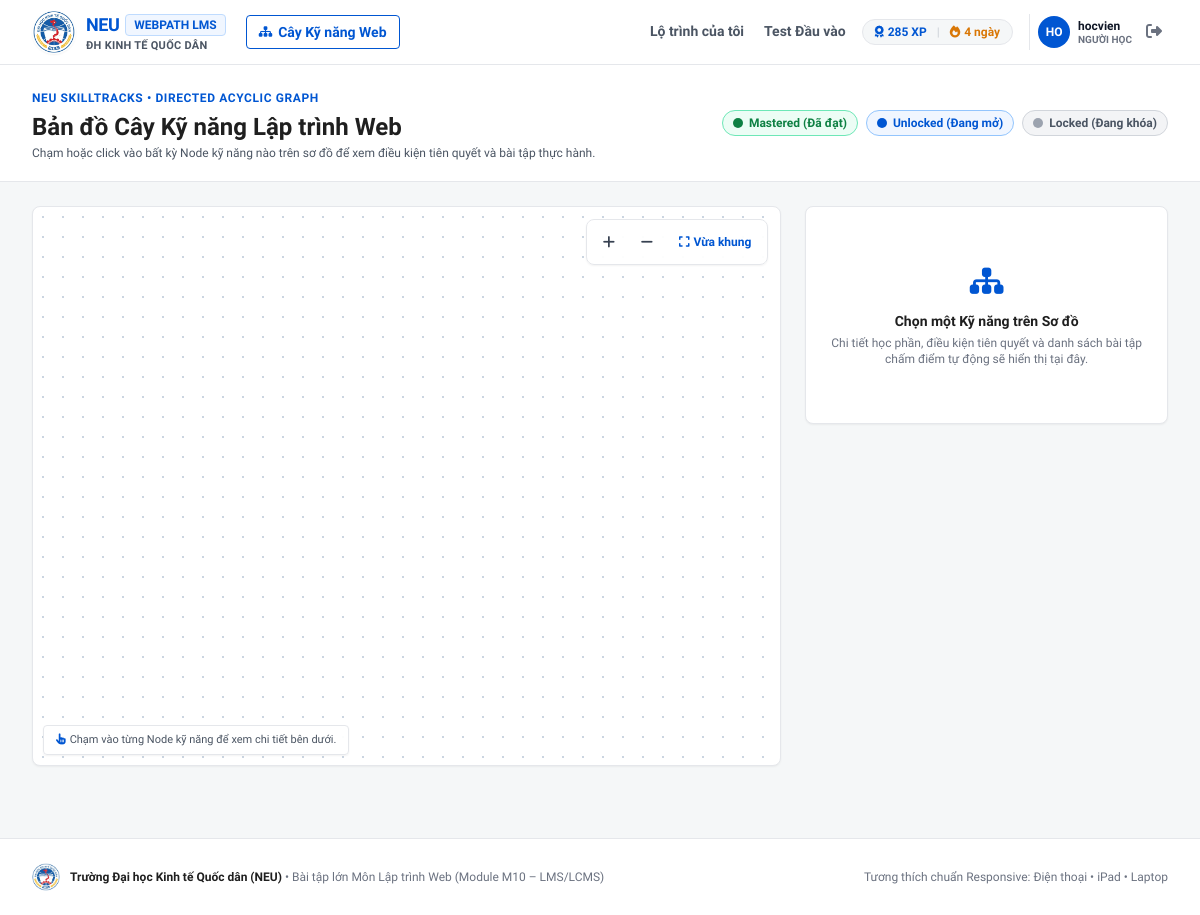
/skills/ (signed in), run on the app's committed database.
### app/models/schema.py (models this page shows, shortened)
class User(UserMixin, db.Model):
    __tablename__ = "users"
    id = db.Column(db.Integer, primary_key=True)
    username = db.Column(db.String(64), unique=True, nullable=False, index=True)
    email = db.Column(db.String(191), unique=True, nullable=False, index=True)
    password_hash = db.Column(db.String(255), nullable=False)
    role = db.Column(
        db.Enum("learner", "instructor", "admin", name="user_roles", native_enum=False),
        default="learner",
        nullable=False,
    )
    total_xp = db.Column(db.Integer, default=0, nullable=False)
    current_streak = db.Column(db.Integer, default=1, nullable=False)
    placement_done = db.Column(db.Boolean, default=False, nullable=False)
    placement_level = db.Column(db.String(100), default="Người mới bắt đầu (Tier 1)")
    current_focus_skill_id = db.Column(db.Integer, db.ForeignKey("skills.id", ondelete="SET NULL"))
    created_at = db.Column(db.DateTime, default=lambda: datetime.now(timezone.utc))
    focus_skill = db.relationship("Skill", foreign_keys=[current_focus_skill_id])
    badges = db.relationship("UserBadge", backref="user", cascade="all, delete-orphan")
    @property
    def is_admin_or_instructor(self) -> bool:
        return self.role in ("admin", "instructor")

### app/blueprints/skills.py (the view)
@skills_bp.route("/")
def tree_view():
    if current_user.is_authenticated:
        sync_user_skill_tree(current_user.id)
    all_skills = Skill.query.order_by(Skill.tier.asc(), Skill.id.asc()).all()
    return render_template("skills/tree.html", all_skills=all_skills)

### app/models/schema.py (called while the page is built)
@login_manager.user_loader
def load_user(user_id: str):
    return db.session.get(User, int(user_id))

### app/templates/skills/tree.html (shortened to what this page needs)
{% extends "base.html" %}
{% block content %}
<div class="bg-white border-b border-gray-200">
    <div class="max-w-7xl mx-auto px-4 sm:px-6 lg:px-8 py-4 sm:py-5 flex flex-col md:flex-row md:items-center justify-between gap-3 sm:gap-4">
        <div>
            <span class="text-xs font-bold uppercase tracking-wider text-[#0056D2]">NEU SkillTracks • Directed Acyclic Graph</span>
            <h1 class="text-xl sm:text-2xl font-extrabold text-[#1F1F1F] mt-0.5">Bản đồ Cây Kỹ năng Lập trình Web</h1>
            <p class="text-xs text-gray-600 mt-0.5">Chạm hoặc click vào bất kỳ Node kỹ năng nào trên sơ đồ để xem điều kiện tiên quyết và bài tập thực hành.</p>
        </div>
        <div class="flex flex-wrap items-center gap-2 text-[11px] sm:text-xs">
            <span class="flex items-center gap-1.5 px-2.5 py-1 rounded-full bg-emerald-50 border border-emerald-300 text-[#0E8043] font-bold">
                <span class="w-2.5 h-2.5 rounded-full bg-[#0E8043]"></span>Mastered (Đã đạt)
            </span>
            <span class="flex items-center gap-1.5 px-2.5 py-1 rounded-full bg-[#F0F6FF] border border-blue-300 text-[#0056D2] font-bold">
                <span class="w-2.5 h-2.5 rounded-full bg-[#0056D2]"></span>Unlocked (Đang mở)
            </span>
            <span class="flex items-center gap-1.5 px-2.5 py-1 rounded-full bg-gray-100 border border-gray-300 text-gray-600 font-semibold">
                <span class="w-2.5 h-2.5 rounded-full bg-gray-400"></span>Locked (Đang khóa)
            </span>
        </div>
    </div>
</div>
<div class="max-w-7xl mx-auto px-3 sm:px-6 lg:px-8 py-5 sm:py-6">
    <div class="grid grid-cols-1 lg:grid-cols-12 gap-6">
        <div id="cy-dag-wrapper" class="lg:col-span-8 bg-white border border-gray-200 rounded-lg relative overflow-hidden h-[390px] md:h-[470px] lg:h-[560px] shadow-sm"
             style="background-image: radial-gradient(#CBD5E1 1px, transparent 1px); background-size: 20px 20px;">
            <div id="cy-dag-canvas" class="w-full h-full"></div>
            <div class="absolute top-3 right-3 flex items-center gap-1.5 bg-white/95 p-1.5 rounded-lg border border-gray-200 shadow-sm z-10">
                <button type="button" onclick="zoomDag(1.2)" title="Phóng to" class="w-8 h-8 rounded hover:bg-gray-100 text-gray-700 font-bold text-sm flex items-center justify-center">
                    <i class="fa-solid fa-plus"></i>
                </button>
                <button type="button" onclick="zoomDag(0.8)" title="Thu nhỏ" class="w-8 h-8 rounded hover:bg-gray-100 text-gray-700 font-bold text-sm flex items-center justify-center">
                    <i class="fa-solid fa-minus"></i>
                </button>
                <button type="button" onclick="fitDag()" title="Căn giữa vừa màn hình" class="px-2.5 h-8 rounded hover:bg-[#F0F6FF] text-[#0056D2] font-bold text-xs flex items-center justify-center">
                    <i class="fa-solid fa-expand mr-1"></i>Vừa khung
                </button>
            </div>
            <div class="absolute bottom-2.5 left-2.5 right-2.5 sm:right-auto text-[11px] text-gray-600 bg-white/95 px-3 py-1.5 rounded border border-gray-200 shadow-sm">
                <i class="fa-solid fa-hand-pointer mr-1 text-[#0056D2]"></i>Chạm vào từng Node kỹ năng để xem chi tiết bên dưới.
            </div>
        </div>
        <div class="lg:col-span-4 space-y-6">
            <div id="skill-detail-card" class="bg-white border border-gray-200 rounded-lg p-5 sm:p-6 shadow-sm">
                <div class="text-center py-8 text-gray-500">
                    <i class="fa-solid fa-sitemap text-3xl text-[#0056D2] mb-3"></i>
                    <p class="text-sm font-bold text-[#1F1F1F]">Chọn một Kỹ năng trên Sơ đồ</p>
                    <p class="text-xs mt-1">Chi tiết học phần, điều kiện tiên quyết và danh sách bài tập chấm điểm tự động sẽ hiển thị tại đây.</p>
                </div>
            </div>
        </div>
    </div>
</div>
{% endblock %}

### app/templates/base.html (shortened to what this page needs)
<!DOCTYPE html>
<html lang="vi">
<head>
    <script src="https://cdn.tailwindcss.com"></script>
    <link rel="stylesheet" href="https://cdnjs.cloudflare.com/ajax/libs/font-awesome/6.5.1/css/all.min.css">
    <link rel="stylesheet" href="{{ url_for('static', filename='css/responsive.css') }}">
</head>
<body class="min-h-screen flex flex-col bg-[#F5F7F8] text-[#1F1F1F]">
    <header class="bg-white border-b border-gray-200 sticky top-0 z-50">
        <div class="max-w-7xl mx-auto px-3 sm:px-6 lg:px-8 h-16 flex items-center justify-between gap-2 sm:gap-4">
            <div class="flex items-center space-x-3 sm:space-x-5 min-w-0">
                <a href="{{ url_for('main.index') }}" class="flex items-center space-x-2.5 group shrink-0">
                    <img src="{{ url_for('static', filename='images/neu_logo.jpg') }}" alt="Logo Đại học Kinh tế Quốc dân NEU" class="w-10 h-10 sm:w-11 sm:h-11 rounded-full object-contain bg-white shadow-sm group-hover:scale-105 transition">
                    <div class="leading-tight">
                        <div class="flex items-center space-x-1.5">
                            <span class="text-base sm:text-lg font-extrabold tracking-tight text-[#0056D2]">NEU</span>
                            <span class="text-[10px] sm:text-xs font-bold uppercase px-1.5 sm:px-2 py-0.5 rounded bg-[#F0F6FF] text-[#0056D2] border border-blue-200">WebPath LMS</span>
                        </div>
                        <span class="block text-[10px] sm:text-[11px] font-bold text-gray-600 uppercase tracking-wide truncate">ĐH Kinh tế Quốc dân</span>
                    </div>
                </a>
                <a href="{{ url_for('skills.tree_view') }}" class="hidden md:inline-flex items-center px-3 py-1.5 rounded border border-[#0056D2] text-[#0056D2] hover:bg-[#F0F6FF] font-semibold text-xs lg:text-sm transition shrink-0">
                    <i class="fa-solid fa-sitemap mr-1.5 text-xs"></i>
                    <span>Cây Kỹ năng Web</span>
                </a>
            </div>
            <div class="flex items-center space-x-2 sm:space-x-4 shrink-0">
                {% if current_user.is_authenticated %}
                    <nav class="hidden lg:flex items-center space-x-5 text-sm font-semibold">
                        <a href="{{ url_for('main.dashboard') }}" class="py-5 border-b-2 transition {% if request.endpoint == 'main.dashboard' %}border-[#0056D2] text-[#0056D2]{% else %}border-transparent text-gray-600 hover:text-[#0056D2]{% endif %}">
                            Lộ trình của tôi
                        </a>
                        <a href="{{ url_for('main.placement_test') }}" class="py-5 border-b-2 transition {% if request.endpoint == 'main.placement_test' %}border-[#0056D2] text-[#0056D2]{% else %}border-transparent text-gray-600 hover:text-[#0056D2]{% endif %}">
                            Test Đầu vào
                        </a>
                    </nav>
                    <div class="flex items-center space-x-1.5 sm:space-x-2.5 bg-[#F5F7F8] border border-gray-200 px-2.5 sm:px-3 py-1 rounded-full text-[11px] sm:text-xs font-bold">
                        <span class="text-[#0056D2]" title="Điểm kinh nghiệm tích lũy (XP)">
                            <i class="fa-solid fa-award mr-0.5 sm:mr-1"></i><span id="nav-user-xp">{{ current_user.total_xp }}</span><span class="hidden sm:inline"> XP</span>
                        </span>
                        <span class="text-gray-300">|</span>
                        <span class="text-amber-600" title="Chuỗi ngày học liên tiếp">
                            <i class="fa-solid fa-fire mr-0.5 sm:mr-1"></i>{{ current_user.current_streak }}<span class="hidden sm:inline"> ngày</span>
                        </span>
                    </div>
                    <div class="hidden sm:flex items-center space-x-2 pl-2 border-l border-gray-200">
                        <div class="w-8 h-8 rounded-full bg-[#0056D2] text-white font-bold text-xs flex items-center justify-center uppercase">
                            {{ current_user.username[:2] }}
                        </div>
                        <div class="hidden md:block text-left leading-tight">
                            <p class="text-xs font-bold text-gray-900">{{ current_user.username }}</p>
                            <p class="text-[10px] font-semibold uppercase text-gray-500">
                                {% if current_user.role == 'learner' %}Người học{% elif current_user.role == 'instructor' %}Mentor / GV{% else %}Quản trị viên{% endif %}
                            </p>
                        </div>
                        <a href="{{ url_for('auth.logout') }}" class="p-1.5 text-gray-500 hover:text-red-600 transition" title="Đăng xuất">
                            <i class="fa-solid fa-right-from-bracket"></i>
                        </a>
                    </div>
                {% endif %}
            </div>
        </div>
    </header>
    <main class="flex-1">
        {% block content %}{% endblock %}
    </main>
    {% if request.endpoint != 'judge.workspace' %}
    <footer class="bg-white border-t border-gray-200 mt-12 py-6">
        <div class="max-w-7xl mx-auto px-4 sm:px-6 lg:px-8 flex flex-col sm:flex-row items-center justify-between text-xs text-gray-500 gap-3 text-center sm:text-left">
            <div class="flex flex-col sm:flex-row items-center gap-2.5">
                <img src="{{ url_for('static', filename='images/neu_logo.jpg') }}" alt="NEU Logo" class="w-7 h-7 rounded-full object-contain bg-white">
                <span><strong class="text-[#1F1F1F]">Trường Đại học Kinh tế Quốc dân (NEU)</strong> • Bài tập lớn Môn Lập trình Web (Module M10 – LMS/LCMS)</span>
            </div>
            <div>
                <span>Tương thích chuẩn Responsive: Điện thoại • iPad • Laptop</span>
            </div>
        </div>
    </footer>
    {% endif %}
</body>
</html>

### app/static/css/responsive.css (style rules this page uses)
:root { --touch-target-min: 44px; }
html, body { max-width: 100vw; overflow-x: hidden; -webkit-tap-highlight-color: transparent; }
@media screen and (min-width: 1024px) { #cy-dag-wrapper { height: 560px !important; } }

### app/templates/base.html (style rules this page uses)
body { background-color: #F5F7F8; color: #1F1F1F; font-family: 'Source Sans 3', -apple-system, BlinkMacSystemFont, 'Segoe UI', Roboto, sans-serif; }

### data on the page
User: total_xp "285", current_streak "4", username "HO", username "hocvien"
